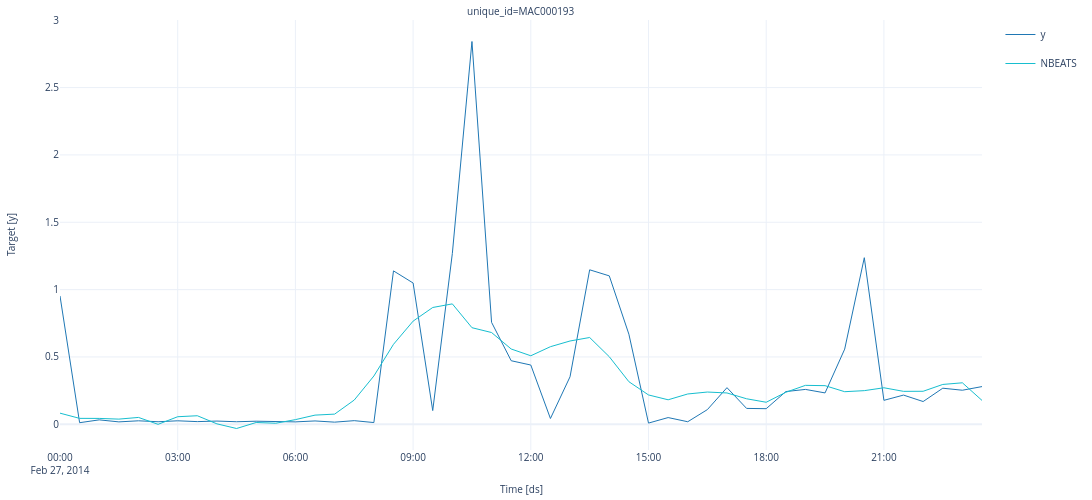

Here is the notebook cell this chart was saved with:
### Code cell
fig = plot_series(y_hat, y_hat)
fig.show()
evaluate(
    y_hat,
    metrics=metrics,
    train_df=data.select([id_, time_, target_]),
)
